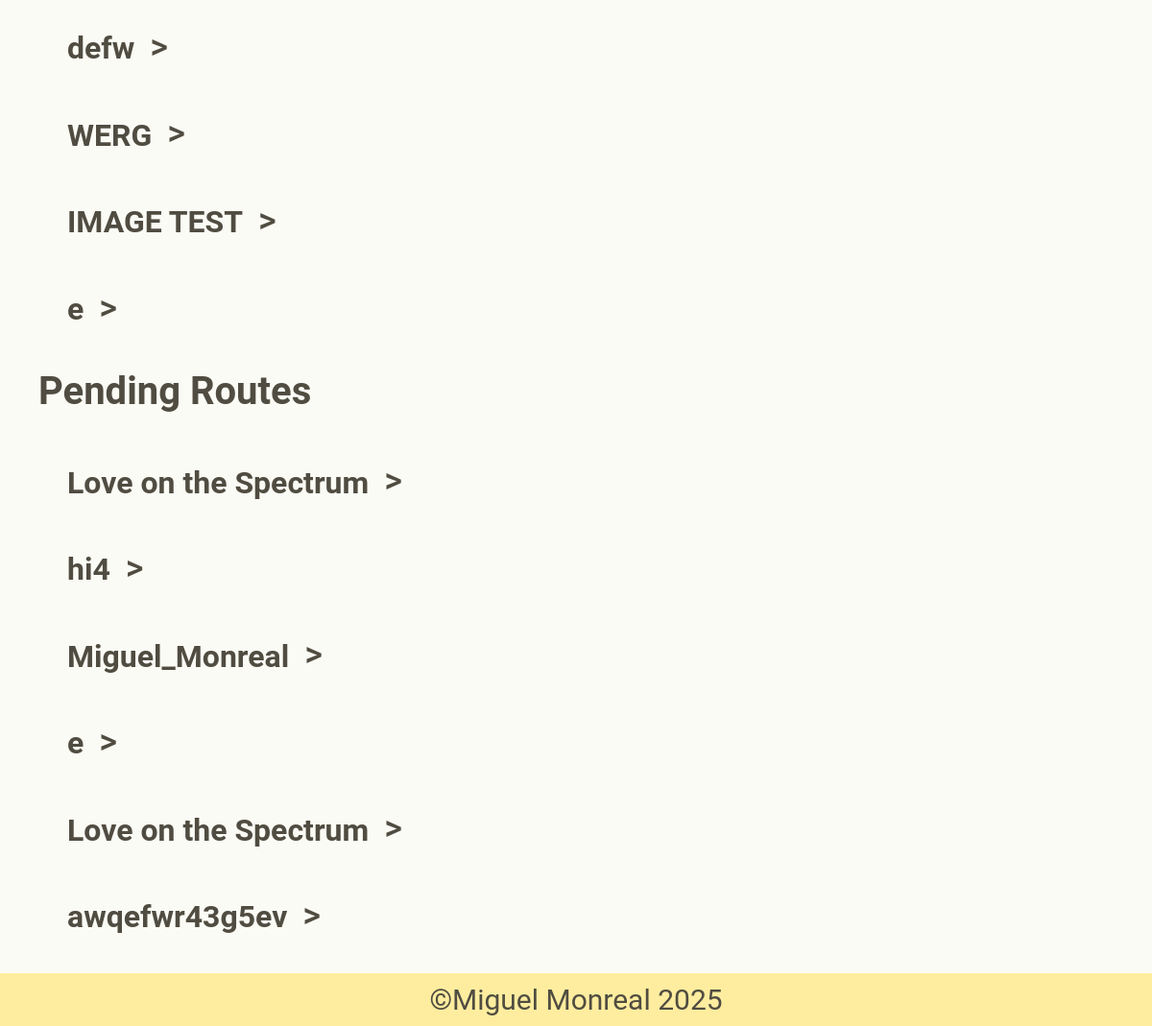
/admin (lower part), run on an earlier commit of the app's database.
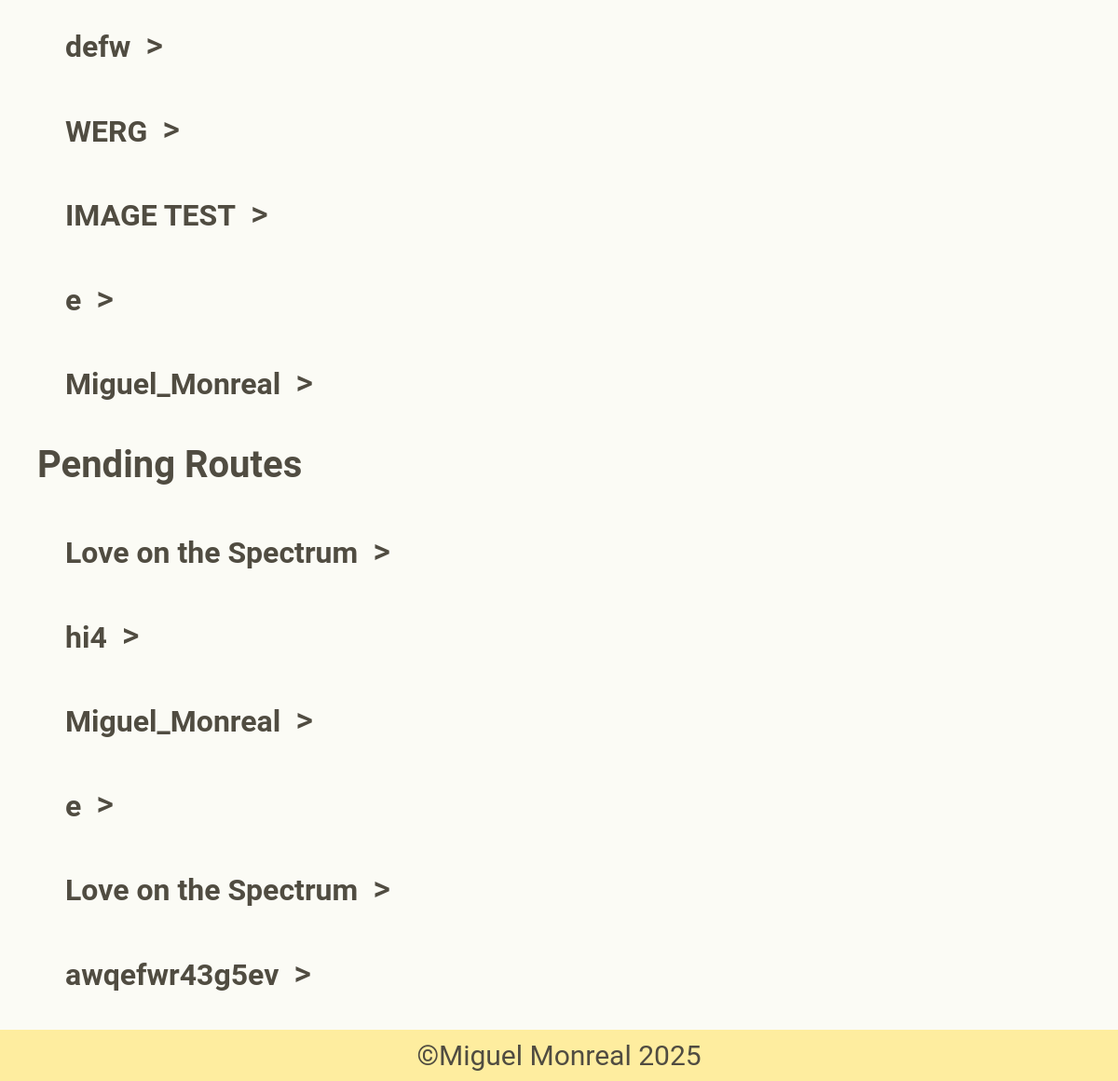
And on a later commit of the database.
### tables this page shows
CREATE TABLE Location (id INTEGER PRIMARY KEY NOT NULL, name TEXT NOT NULL, coordinates TEXT NOT NULL, setting_id REFERENCES Setting (id), image TEXT, account_id INTEGER REFERENCES Account (id), pending INTEGER (1));

CREATE TABLE Route (id INTEGER PRIMARY KEY NOT NULL, name TEXT, grade TEXT NOT NULL, bolts INTEGER, location_id INTEGER REFERENCES Location (id), account_id INTEGER REFERENCES Account (id), pending INTEGER (1));

### app.py (the view)
@app.route("/admin")
def admin():
    con = sqlite3.connect("climbing.db")
    cur = con.cursor()
    cur.execute("""SELECT Route.id, Route.name, Location.name, GROUP_CONCAT(Type.name, ', '), Route.grade, Route.bolts FROM Route
                LEFT JOIN Location ON Route.location_id = Location.id
                LEFT JOIN Route_Type ON Route.id = Route_Type.route_id
                LEFT JOIN Type ON Type.id = Route_Type.type_id
                WHERE Route.pending = 1
                GROUP BY Route.id;""")
    routes = cur.fetchall() # Gets all pending routes and their information
    cur.execute("""SELECT Location.id, Location.name, Location.coordinates, Setting.name, Location.image FROM Location
                JOIN Setting ON Location.setting_id = Setting.id
                WHERE Location.pending = 1;""")
    results = cur.fetchall() # Gets all pending locations and their information
    locations = []
    for result in results:
        coords = result[2].replace(" ", ",")
        row = [result[0], result[1], coords, result[3], result[4]]
        locations.append(row)
    events = get_events(1)
    con.close()
    return render_template("admin.html", header="Admin", routes=routes, locations=locations, events=events)

### app.py (called while the page is built, shortened)
@app.context_processor
def inject_user():
    return {
        "user_id": session.get("user_id"),
        "username": session.get("username"),
        "profile_picture": session.get("profile_picture"),
        "permission_level": session.get("permission_level"),
        "display_name": session.get("display_name"),
        "date": session.get("date"),
    }

def get_events(pending):
    con = sqlite3.connect("climbing.db")
    con.row_factory = sqlite3.Row # Returns results as a dictionary to be accessed easier for me
    cur = con.cursor()
    cur.execute("""SELECT Event.id, Event.name, post_date, start_date, end_date, Event.description,
                location, Account.display_name, start_time, end_time, Event.pending, Event.image
                FROM Event
                JOIN Account ON Event.account_id = Account.id
                WHERE Event.pending = ?;""", (pending,))
    events = cur.fetchall()
    events = [dict(event) for event in events]
    con.close()
    return events

### templates/admin.html (shortened to what this page needs)
{% extends 'layout.html' %}
{% block content %}
    {% if locations %}
        <div class="pending-submissions">
            {% for location in locations %}
                <div class="pending-header">
                    <h4>{{location[1]}}</h4>
                    <button class="toggle-button" onclick="toggleInfo(this, 'block')" style="top: 15px;">></button>
                </div>
            {% endfor %}
        </div>
    {% else %}
        <p>No pending locations</p>
    {% endif %}
    <h2>Pending Routes</h2>
    {% if routes %}
        <div class="pending-submissions">
            {% for route in routes %}
                <div class="pending-header">
                    <h4>{{route[1]}}</h4>
                    <button class="toggle-button" onclick="toggleInfo(this, 'block')" style="top: 15px;">></button>
                </div>
            {% endfor %}
        </div>
    {% else %}
        <p>No pending routes</p>
    {% endif %}
{% endblock %}

### templates/layout.html (shortened to what this page needs)
<!DOCTYPE html>
<html lang="en">
<head>
    <link rel="stylesheet" href="/static/css/style.css">
    <link rel="stylesheet" href="https://cdnjs.cloudflare.com/ajax/libs/font-awesome/6.2.1/css/all.min.css">
</head>
<body>
    <main>{% block content %}{% endblock %}</main>
    <footer>&copy;Miguel Monreal 2025</footer>
</body>
</html>

### static/css/style.css (style rules this page uses)
:root { --color-cream: #FBFBF5; --color-sunshine: #FEED9F; --color-gold: #F7D327; --color-mustard: #D0A823; --color-charcoal: #504C41; --color-papyrus: #FFFBEA; }
* { font-family: "roboto"; color: var(--color-charcoal); }
body { margin: 0; font-size: 30px; background-color: var(--color-cream); display: flex; flex-direction: column; min-height: 100vh; }
main { margin-left: 40px; margin-right: 20px; flex: 1; }
h2 { font-size: 2.5rem; font-weight: 600; color: var(--color-charcoal); margin-bottom: 10px; }
h4 { font-size: 2rem; font-weight: 600; color: var(--color-charcoal); margin-bottom: 10px; }
footer { background-color: var(--color-sunshine); padding: 10px; text-align: center; color: var(--color-charcoal); margin-top: 30px; }
.toggle-button { position: relative; cursor: pointer; font-size: 1.2em; border: none; background: none; font-weight: 500; }
.pending-header { display: flex; align-items: center; gap: 10px; justify-content: flex-start; }
.pending-submissions { margin-left: 30px; }

What changed in the data, as far as the page shows it:
added Location: name "Miguel_Monreal"
